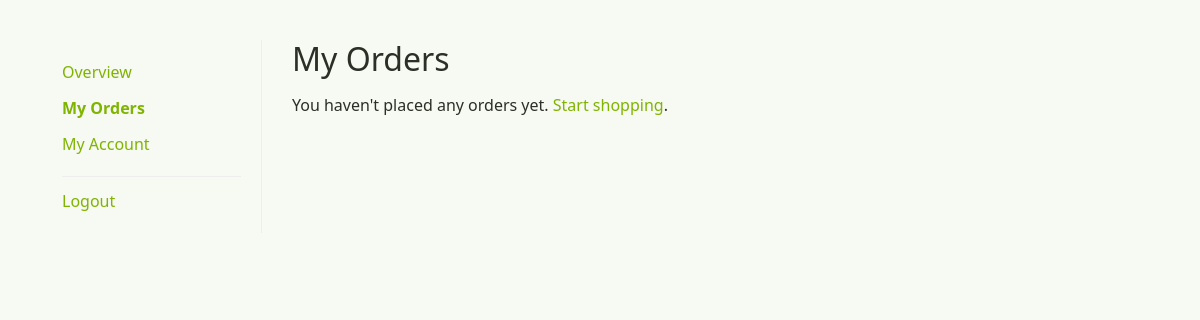
The app's page /dashboard/orders.php (signed in), older data.
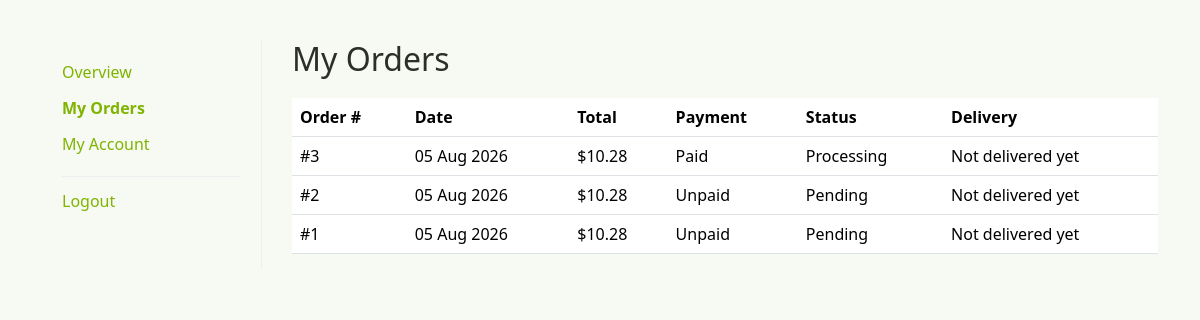
The same page, newer data.
### tables this page shows
CREATE TABLE `orders` (
  `id` int(11) NOT NULL,
  `user_id` int(11) NOT NULL,
  `total_amount` decimal(10,2) NOT NULL,
  `status` enum('pending','processing','completed','cancelled') NOT NULL DEFAULT 'pending',
  `delivered_at` timestamp NULL DEFAULT NULL,
  `shipping_address` varchar(255) DEFAULT NULL,
  `created_at` timestamp NOT NULL DEFAULT current_timestamp(),
  `updated_at` timestamp NOT NULL DEFAULT current_timestamp() ON UPDATE current_timestamp(),
  `customer_name` varchar(150) NOT NULL DEFAULT '',
  `email` varchar(150) NOT NULL DEFAULT '',
  `phone` varchar(20) NOT NULL DEFAULT '',
  `billing_address` varchar(255) NOT NULL DEFAULT '',
  `payment_method` varchar(50) NOT NULL DEFAULT '',
  `payment_status` enum('unpaid','paid','failed') NOT NULL DEFAULT 'unpaid',
  `stripe_session_id` varchar(255) DEFAULT NULL,
  `stripe_payment_intent` varchar(255) DEFAULT NULL
);

### core/login_check.php (called while the page is built, shortened)
<?php
$currentUserId    = $_SESSION['user_id'];

### dashboard/orders.php (the view, shortened to what this page needs)
<?php
require_once __DIR__ . '/../core/db_connection.php';
require_once __DIR__ . '/../core/login_check.php';
$ordersStmt = $conn->prepare("SELECT * FROM orders WHERE user_id = ? ORDER BY created_at DESC");
$ordersStmt->bind_param('i', $currentUserId);
$ordersStmt->execute();
$orders = $ordersStmt->get_result()->fetch_all(MYSQLI_ASSOC);
function e_dash($v)
{
    return htmlspecialchars((string) $v, ENT_QUOTES, 'UTF-8');
}
?>
<head>
    <?php include_once __DIR__ . '/includes/head.php'; ?>
</head>
<div class="container" style="margin: 40px auto;">
    <div style="display: flex; gap: 30px;">
        <?php require __DIR__ . '/includes/sidebar.php'; ?>
        <div style="flex: 1;">
            <h2>My Orders</h2>
            <?php if (empty($orders)): ?>
                <p style="margin-top: 15px;">You haven't placed any orders yet. <a href="../shop">Start shopping</a>.</p>
            <?php else: ?>
                <div class="table-responsive" style="margin-top: 20px;">
                    <table class="table table-1">
                        <tr>
                            <th><span>Order #</span></th>
                            <th><span>Date</span></th>
                            <th><span>Total</span></th>
                            <th><span>Payment</span></th>
                            <th><span>Status</span></th>
                            <th><span>Delivery</span></th>
                        </tr>
                        <?php foreach ($orders as $order): ?>
                            <tr>
                                <td>#<?php echo (int) $order['id']; ?></td>
                                <td><?php echo e_dash(date('d M Y', strtotime($order['created_at']))); ?></td>
                                <td>$<?php echo number_format((float) $order['total_amount'], 2); ?></td>
                                <td><?php echo e_dash(ucfirst($order['payment_status'])); ?></td>
                                <td><?php echo e_dash(ucfirst($order['status'])); ?></td>
                                <td>
                                    <?php if ($order['delivered_at']): ?>
                                        Delivered on <?php echo e_dash(date('d M Y', strtotime($order['delivered_at']))); ?>
                                    <?php else: ?>
                                        Not delivered yet
                                    <?php endif; ?>
                                </td>
                            </tr>
                        <?php endforeach; ?>
                    </table>
                </div>
            <?php endif; ?>
        </div>
    </div>
</div>

### dashboard/includes/head.php (shortened to what this page needs)
<link href="https://cdn.jsdelivr.net/npm/bootstrap@5.3.3/dist/css/bootstrap.min.css" rel="stylesheet">
<link rel="stylesheet" type="text/css" href="css/styles.css">

### dashboard/includes/sidebar.php
<?php
$isAdmin = ($_SESSION['user_role'] ?? '') === 'admin';
$currentPage = basename($_SERVER['SCRIPT_NAME']);
function nav_active($page, $currentPage)
{
    return $page === $currentPage ? ' style="font-weight: bold;"' : '';
}
?>
<div class="dashboard_sidebar" style="min-width: 220px; padding: 20px; border-right: 1px solid #eee;">
    <ul style="list-style: none; padding: 0; margin: 0;">
        <li style="margin-bottom: 12px;">
            <a href="index.php" <?php echo nav_active('index.php', $currentPage); ?>>Overview</a>
        </li>
        <?php if ($isAdmin): ?>
            <li style="margin-bottom: 12px;">
                <a href="admin_users.php" <?php echo nav_active('admin_users.php', $currentPage); ?>>Manage Users</a>
            </li>
            <li style="margin-bottom: 12px;">
                <a href="admin_products.php" <?php echo nav_active('admin_products.php', $currentPage); ?>>Manage Products</a>
            </li>
            <li style="margin-bottom: 12px;">
                <a href="admin_categories.php" <?php echo nav_active('admin_categories.php', $currentPage); ?>>Categories</a>
            </li>
            <li style="margin-bottom: 12px;">
                <a href="admin_orders.php" <?php echo nav_active('admin_orders.php', $currentPage); ?>>Orders &amp; Payments</a>
            </li>
        <?php else: ?>
            <li style="margin-bottom: 12px;">
                <a href="orders.php" <?php echo nav_active('orders.php', $currentPage); ?>>My Orders</a>
            </li>
            <li style="margin-bottom: 12px;">
                <a href="profile.php" <?php echo nav_active('profile.php', $currentPage); ?>>My Account</a>
            </li>
        <?php endif; ?>
        <li style="margin-top: 20px; border-top: 1px solid #eee; padding-top: 12px;">
            <a href="../core/logout.php">Logout</a>
        </li>
    </ul>
</div>

### dashboard/css/styles.css (style rules this page uses)
* { box-sizing: border-box; }
a { color: var(--primary); text-decoration: none; }

Row changes from the older to the newer data that the page shows:
added orders: id "3", created_at "05 Aug 2026", total_amount "10.28", payment_status "Paid", status "Processing", shows "Not delivered yet"
added orders: id "2", created_at "05 Aug 2026", total_amount "10.28", payment_status "Unpaid", status "Pending", shows "Not delivered yet"
added orders: id "1", created_at "05 Aug 2026", total_amount "10.28", payment_status "Unpaid", status "Pending", shows "Not delivered yet"
Text that changed along with them:
text no longer shown: "You haven't placed any orders yet. Start shopping ."
text now shown: "Order # Date Total Payment Status Delivery"
